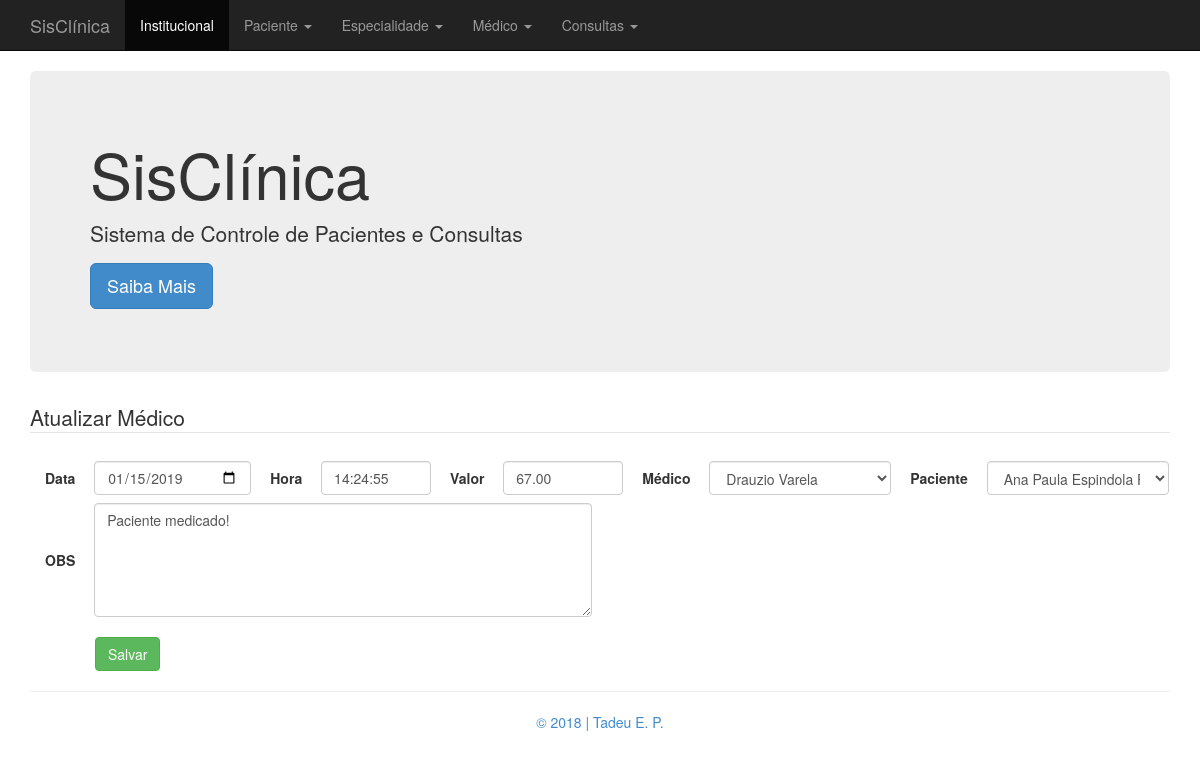
The page /index.php?pagina=atualizar_consulta.php&idConsulta=2 on the database its author committed.
### tables this page shows
CREATE TABLE IF NOT EXISTS `consulta` (
  `id_consulta` INT NOT NULL AUTO_INCREMENT COMMENT 'Id da Tabela consulta',
  `data_consulta` DATE NOT NULL COMMENT 'Data da Consulta',
  `hora_consulta` TIME(0) NOT NULL COMMENT 'Hora da Consulta\nHH:MM',
  `valor_consulta` DECIMAL(6,2) NOT NULL COMMENT 'Valor da Consulta\nEx.: 1250,50 - 850,00\n',
  `observacao_consulta` VARCHAR(200) CHARACTER SET 'utf8' COLLATE 'utf8_general_ci' NULL COMMENT 'Observação Sobre a Consulta\nCampo não obrigatório',
  `paciente_id_paciente` INT NOT NULL,
  `medico_id_medico` INT NOT NULL,
  `medico_especialidade_id_especialidade` INT NOT NULL,
  PRIMARY KEY (`id_consulta`, `paciente_id_paciente`, `medico_id_medico`, `medico_especialidade_id_especialidade`),
  UNIQUE INDEX `id_consulta_UNIQUE` (`id_consulta` ASC),
  INDEX `fk_consulta_paciente_idx` (`paciente_id_paciente` ASC),
  INDEX `fk_consulta_medico1_idx` (`medico_id_medico` ASC, `medico_especialidade_id_especialidade` ASC),
  CONSTRAINT `fk_consulta_paciente`
    FOREIGN KEY (`paciente_id_paciente`)
    REFERENCES `paciente` (`id_paciente`)
    ON DELETE CASCADE
    ON UPDATE CASCADE,
  CONSTRAINT `fk_consulta_medico1`
    FOREIGN KEY (`medico_id_medico` , `medico_especialidade_id_especialidade`)
    REFERENCES `medico` (`id_medico` , `especialidade_id_especialidade`)
    ON DELETE CASCADE
    ON UPDATE CASCADE);

CREATE TABLE IF NOT EXISTS `medico` (
  `id_medico` INT NOT NULL AUTO_INCREMENT COMMENT 'Id da Tabela medico',
  `nome_medico` VARCHAR(40) CHARACTER SET 'utf8' COLLATE 'utf8_general_ci' NOT NULL COMMENT 'Nome do Médico',
  `crm_medico` VARCHAR(8) CHARACTER SET 'utf8' COLLATE 'utf8_general_ci' NOT NULL COMMENT 'CRM do Médico\nMáximo 8 números',
  `data_nasc_medico` DATE NOT NULL COMMENT 'Data de Nascimento do Médico',
  `especialidade_id_especialidade` INT NOT NULL,
  PRIMARY KEY (`id_medico`, `especialidade_id_especialidade`),
  UNIQUE INDEX `id_medico_UNIQUE` (`id_medico` ASC),
  INDEX `fk_medico_especialidade1_idx` (`especialidade_id_especialidade` ASC),
  CONSTRAINT `fk_medico_especialidade1`
    FOREIGN KEY (`especialidade_id_especialidade`)
    REFERENCES `especialidade` (`id_especialidade`)
    ON DELETE CASCADE
    ON UPDATE CASCADE);

CREATE TABLE IF NOT EXISTS `paciente` (
  `id_paciente` INT NOT NULL AUTO_INCREMENT COMMENT 'Id da Tabela paciente',
  `nome_paciente` VARCHAR(40) CHARACTER SET 'utf8' COLLATE 'utf8_general_ci' NOT NULL COMMENT 'Nome do Paciente',
  `cpf_paciente` VARCHAR(14) CHARACTER SET 'utf8' COLLATE 'utf8_general_ci' NOT NULL COMMENT 'CPF do Paciente - Valor Único\nSerá utilizado máscara\n999.999.999-11',
  `data_nasc_paciente` DATE NOT NULL COMMENT 'Data de Nascimento do Paciente\n99/99/9999',
  `telefone_paciente` VARCHAR(16) CHARACTER SET 'utf8' COLLATE 'utf8_general_ci' NOT NULL COMMENT 'Telefone do Paciente\nSerá utilizado máscara\n(99) 9 9999-9999',
  `endereco_paciente` VARCHAR(80) CHARACTER SET 'utf8' COLLATE 'utf8_general_ci' NOT NULL COMMENT 'Endereço do Paciente',
  `bairro_paciente` VARCHAR(40) CHARACTER SET 'utf8' COLLATE 'utf8_general_ci' NOT NULL COMMENT 'Bairro do Paciente',
  `cidade_paciente` VARCHAR(40) CHARACTER SET 'utf8' COLLATE 'utf8_general_ci' NOT NULL COMMENT 'Cidade do Paciente',
  `uf_paciente` VARCHAR(2) CHARACTER SET 'utf8' COLLATE 'utf8_general_ci' NOT NULL COMMENT 'UF do Paciente\nApenas 2 Letras\nEx.: DF',
  `peso_paciente` DECIMAL(5,2) NOT NULL COMMENT 'Peso do Paciente\nEx.: 75,5 - 110,75',
  `altura_paciente` DECIMAL(5,2) NOT NULL COMMENT 'Altura do Paciente',
  `imc_paciente` DECIMAL(5,2) NOT NULL COMMENT 'IMC do Paciente\nSerá calculado pela aplicação\nUsuário não entrará com o dado direto',
  PRIMARY KEY (`id_paciente`),
  UNIQUE INDEX `id_paciente_UNIQUE` (`id_paciente` ASC),
  UNIQUE INDEX `cpf_paciente_UNIQUE` (`cpf_paciente` ASC));

### class/Consulta.php (called while the page is built, shortened)
<?php
include "Conexao.php";
class Consulta {
    private $idConsulta;
    public function getIdConsulta() {
        return $this->idConsulta;
    }
    public function setIdConsulta($idConsulta) {
        $this->idConsulta = $idConsulta;
    }
    public function listarConsultaId() {
        $strSql = "SELECT * FROM consulta
                   INNER JOIN paciente ON consulta.paciente_id_paciente = paciente.id_paciente
                   INNER JOIN medico ON consulta.medico_id_medico = medico.id_medico
                   INNER JOIN especialidade ON consulta.medico_especialidade_id_especialidade = especialidade.id_especialidade
                   WHERE id_consulta = ".$this->getIdConsulta()."";
        $rs = Conexao::executaSql($strSql);
        return $rs;
    }
}

### class/Conexao.php (called while the page is built, shortened)
<?php
class Conexao {
	public static function abrirConexao() {
		$mysql_usuario = "root";
		$mysql_password = "mysql1985";
		$mysql_database = "clinica_tadeu";
		$mysql_host  = "localhost";
		$varcon = mysqli_connect($mysql_host, $mysql_usuario, $mysql_password, $mysql_database);
		if ($varcon)
			return($varcon);
		  else
			return(false);
	}
	public static function fecharConexao($varcon) {
		if(mysqli_close($varcon))
			return(true);
		else
			return(false);
	}
	public static function executaSql($strSql) {
		$linkCon = Conexao::abrirConexao();
		$resultado = mysqli_query($linkCon, $strSql);
	   	return $resultado;
	}
}

### atualizar_consulta.php (the view, shortened to what this page needs)
<?php
    include 'class/Consulta.php';
    $consulta = new Consulta();
    $consulta->setIdConsulta($_GET['idConsulta']);
    $rs = $consulta->listarConsultaId();
    $linha = mysqli_fetch_array($rs, MYSQLI_ASSOC);
echo '
<div class="container">
    <legend>Atualizar Médico</legend>
    <form action="index.php?pagina=processar_atualizacao_consulta.php&idConsulta='.$linha['id_consulta'].'" method="post">
        <div class="form-inline ">
            <div class="col-lg-13">
                <label class="form-group">Data</label>
                <input style="width: 157px;" type="date" name="dataConsulta" class="form-control" value="'.$linha['data_consulta'].'" required>
                <label class="form-group">Hora</label>
                <input maxlength="8" style="width: 110px;" type="text" name="horaConsulta" class="form-control" placeholder="00:00:00" value="'.$linha['hora_consulta'].'" required>
                <label class="form-group">Valor</label>
                <input min="0" step=".01" style="width: 120px;" type="number" name="valorConsulta" class="form-control" placeholder="Ex.: 000,00" value="'.$linha['valor_consulta'].'" required>
                <label class="form-group">Médico</label>
                <select name="idMedicoConsulta" style="width: 182px;" class="form-control" required>
                    <option value="'.$linha['medico_id_medico'].'">'.$linha['nome_medico'].'</option>';
                        echo '
                </select>
                <label class="form-group">Paciente</label>
                <select name="idPacienteConsulta" style="width: 182px;" class="form-control" required>
                    <option value="'.$linha['paciente_id_paciente'].'">'.$linha['nome_paciente'].'</option>';
                        echo '
                </select>
                <label class="form-group">OBS</label>
                <textarea class="form-control" rows="5" cols="61" name="observacaoConsulta" placeholder="Observação...">';echo $linha['observacao_consulta']; echo '</textarea><br/><br/>
                <button style="width: 185p; margin-left: 65px;" type="submit" class="btn btn-success">Salvar</button>
            </div>
        </div>
    </form>
</div>
';

### css/estilo.css (style rules this page uses)
label { padding: 15px; margin-right: px; }

### rows shown on the page
consulta: dataConsulta "01/15/2019", horaConsulta "14:24:55", valorConsulta "67.00", idMedicoConsulta "Drauzio Varela", idPacienteConsulta "Ana Paula Espindola Palermo", observacaoConsulta "Paciente medicado!"
